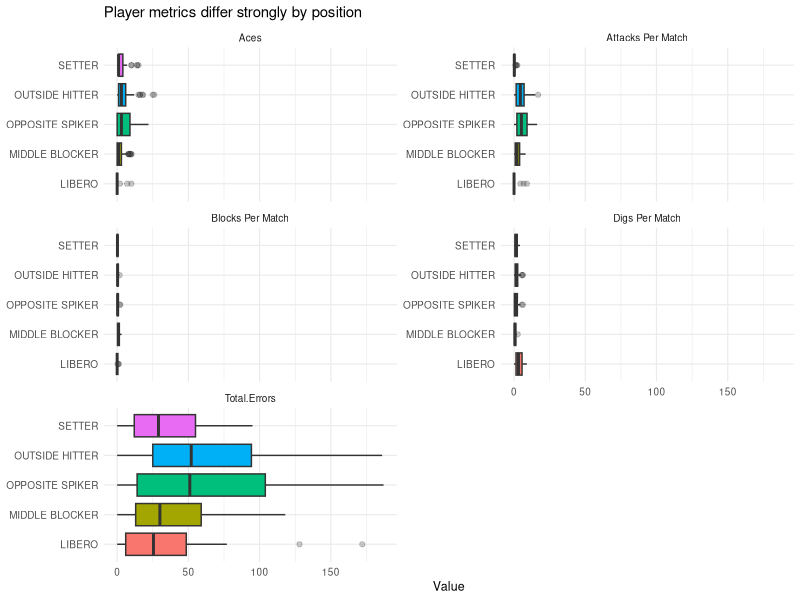
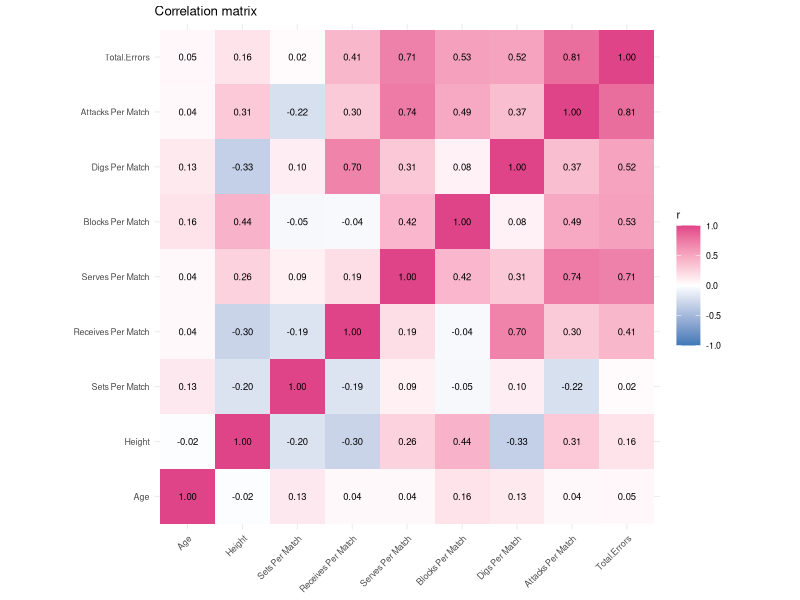
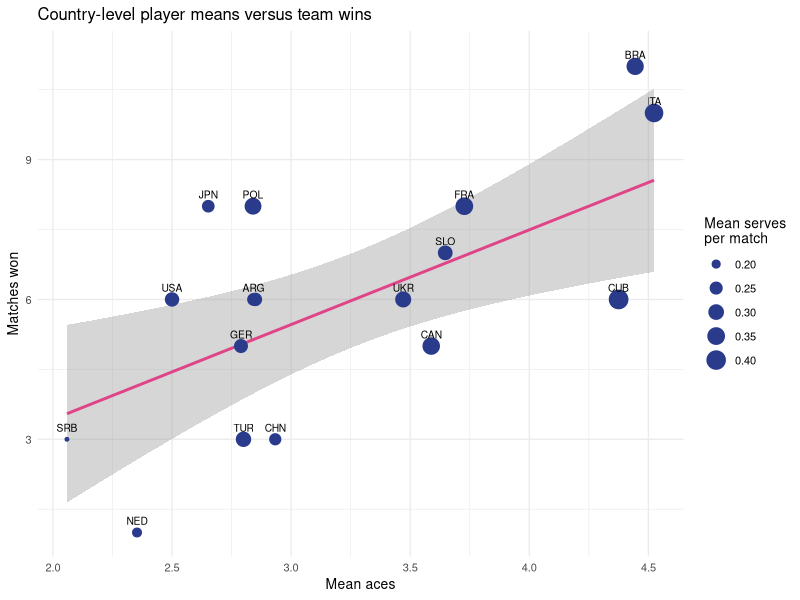

Source code (R) for these figures, in order:
# Case Study Exercise 2: Volleyball Player Statistics
# Team: Indudhara Swamy Vivekananda (4106839); Sanjana Basoor Hemanth Kumar (4108160); Rohit Mamgin (4086896)
# Exercise lead: Sanjana Basoor Hemanth Kumar (4108160)

seed <- 366
set.seed(seed)

suppressPackageStartupMessages({
  library(dplyr)
  library(tidyr)
  library(ggplot2)
  library(readr)
})
dir.create("outputs/exercise2", recursive = TRUE, showWarnings = FALSE)

players <- read.csv("data/playerStats.csv", check.names = FALSE, fileEncoding = "UTF-8") %>%
  mutate(Height = parse_number(Height))
error_columns <- grep("Errors$", names(players), value = TRUE)
players <- players %>% mutate(Total.Errors = rowSums(across(all_of(error_columns))))
write.csv(players, "outputs/exercise2/playerStats_enriched.csv", row.names = FALSE)

# Variable overview and descriptive statistics for every numeric variable.
overview <- tibble(variable = names(players), class = vapply(players, function(x) class(x)[1], character(1)),
                   n_unique = vapply(players, dplyr::n_distinct, integer(1)),
                   n_missing = vapply(players, function(x) sum(is.na(x)), integer(1)))
write.csv(overview, "outputs/exercise2/variable_overview.csv", row.names = FALSE)

numeric_summary <- players %>% summarise(across(where(is.numeric), list(
  n = ~sum(!is.na(.x)), mean = ~mean(.x, na.rm=TRUE), sd = ~sd(.x, na.rm=TRUE),
  median = ~median(.x, na.rm=TRUE), q1 = ~quantile(.x,.25,na.rm=TRUE),
  q3 = ~quantile(.x,.75,na.rm=TRUE), min = ~min(.x,na.rm=TRUE), max = ~max(.x,na.rm=TRUE)
))) %>% pivot_longer(everything(), names_to=c("variable","statistic"), names_pattern="(.*)_(n|mean|sd|median|q1|q3|min|max)$") %>%
  pivot_wider(names_from=statistic, values_from=value)
write.csv(numeric_summary, "outputs/exercise2/descriptive_statistics.csv", row.names=FALSE)

# Position-specific distributions reveal role specialisation.
position_long <- players %>% select(Position, `Aces`, `Blocks Per Match`, `Digs Per Match`,
                                    `Attacks Per Match`, Total.Errors) %>%
  pivot_longer(-Position, names_to="Metric", values_to="Value")
p_position <- ggplot(position_long, aes(Position, Value, fill=Position)) +
  geom_boxplot(outlier.alpha=.25) + facet_wrap(~Metric, scales="free_y", ncol=2) +
  coord_flip() + guides(fill="none") + labs(title="Player metrics differ strongly by position", x=NULL) +
  theme_minimal(base_size=9)
ggsave("outputs/exercise2/position_profiles.pdf", p_position, width=7.2, height=7.0)

# Correlation heatmap for a non-redundant set of interpretable numeric variables.
corr_vars <- c("Age","Height","Sets Per Match","Receives Per Match","Serves Per Match",
               "Blocks Per Match","Digs Per Match","Attacks Per Match","Total.Errors")
cormat <- cor(players[, corr_vars], use="pairwise.complete.obs")
corr_df <- as.data.frame(as.table(cormat))
p_corr <- ggplot(corr_df, aes(Var1, Var2, fill=Freq)) +
  geom_tile() + geom_text(aes(label=sprintf("%.2f",Freq)), size=2.4) +
  scale_fill_gradient2(low="#3F79B7", mid="white", high="#E04488", midpoint=0, limits=c(-1,1)) +
  coord_equal() + labs(title="Correlation matrix", x=NULL, y=NULL, fill="r") +
  theme_minimal(base_size=8) + theme(axis.text.x=element_text(angle=45,hjust=1))
ggsave("outputs/exercise2/correlation_matrix.pdf", p_corr, width=7.2, height=6.2)

# Univariate outliers: Tukey's 1.5-IQR fences for each numeric column.
num_names <- names(players)[vapply(players, is.numeric, logical(1))]
outlier_rows <- lapply(num_names, function(v) {
  x <- players[[v]]; q <- quantile(x,c(.25,.75),na.rm=TRUE); i <- q[2]-q[1]
  flag <- x < q[1]-1.5*i | x > q[2]+1.5*i
  tibble(variable=v, n_outliers=sum(flag,na.rm=TRUE), pct_outliers=100*mean(flag,na.rm=TRUE),
         lower=q[1]-1.5*i, upper=q[2]+1.5*i)
})
univariate_outliers <- bind_rows(outlier_rows)
write.csv(univariate_outliers,"outputs/exercise2/univariate_outliers.csv",row.names=FALSE)

# Multivariate outliers: position-conditional distances avoid treating legitimate role specialisation as anomalous.
mv_vars <- c("Age","Height","Sets Per Match","Receives Per Match","Serves Per Match",
             "Blocks Per Match","Digs Per Match","Attacks Per Match")
cutoff <- qchisq(.99, df=length(mv_vars))
mv_outliers <- players %>% group_by(Position) %>% group_modify(function(dat,key) {
  z <- scale(dat[,mv_vars])
  d2 <- mahalanobis(z, center=colMeans(z), cov=cov(z))
  dat %>% transmute(`Player Name`, Team, mahalanobis=d2,
                    cutoff=cutoff, outlier=d2>cutoff)
}) %>% ungroup() %>% arrange(desc(mahalanobis))
write.csv(mv_outliers,"outputs/exercise2/multivariate_outliers.csv",row.names=FALSE)

# Country means and comparison with official team statistics.
team_code <- c(ARG="Argentina",BRA="Brazil",BUL="Bulgaria",CAN="Canada",CHN="China",CUB="Cuba",
 FRA="France",GER="Germany",IRI="Iran",ITA="Italy",JPN="Japan",NED="Netherlands",POL="Poland",
 SLO="Slovenia",SRB="Serbia",TUR="Turkiye",UKR="Ukraine",USA="USA")
country_means <- players %>% group_by(Team) %>% summarise(across(where(is.numeric), mean), .groups="drop") %>%
  mutate(Team.Name=unname(team_code[Team]), Team.Key=if_else(Team=="TUR","TURKEY",iconv(Team.Name,to="ASCII//TRANSLIT")))
team_stats <- read.csv("data/teamStats.csv",check.names=FALSE,fileEncoding="UTF-8")
comparison <- country_means %>% left_join(team_stats %>% mutate(Team.Key=if_else(Rank==16,"TURKEY",iconv(Team,to="ASCII//TRANSLIT"))), by="Team.Key", suffix=c("",".Official"))
write.csv(comparison,"outputs/exercise2/country_means_team_comparison.csv",row.names=FALSE)

p_team <- ggplot(comparison,aes(Aces,Won,label=Team)) +
  geom_smooth(aes(x=Aces,y=Won,group=1),inherit.aes=FALSE,method="lm",se=TRUE,colour="#E04488") + geom_point(aes(size=`Serves Per Match`),colour="#2B3B8C") +
  geom_text(nudge_y=.25,size=2.6,check_overlap=TRUE) +
  labs(title="Country-level player means versus team wins",x="Mean aces",y="Matches won",size="Mean serves\nper match") +
  theme_minimal(base_size=10)
ggsave("outputs/exercise2/team_comparison.pdf",p_team,width=6.3,height=4.6)

# Exactly one best and worst record per position; ties are resolved by player name.
ranked <- players %>% arrange(Position,Total.Errors,`Player Name`)
best <- ranked %>% group_by(Position) %>% slice_min(Total.Errors,n=1,with_ties=FALSE) %>% mutate(Category="Best")
worst <- ranked %>% group_by(Position) %>% slice_max(Total.Errors,n=1,with_ties=FALSE) %>% mutate(Category="Worst")
best_worst <- bind_rows(best,worst) %>% select(Position,Category,`Player Name`,Team,Total.Errors) %>% arrange(Position,Category)
write.csv(best_worst,"outputs/exercise2/best_worst_by_position.csv",row.names=FALSE)

team_cor <- cor(comparison$Aces,comparison$Won)
serve_cor <- cor(comparison$`Serves Per Match`,comparison$Won)
writeLines(c(sprintf("n_players=%d",nrow(players)),sprintf("n_numeric=%d",length(num_names)),
 sprintf("mv_outliers_99pct=%d",sum(mv_outliers$outlier)),sprintf("corr_country_aces_wins=%.4f",team_cor),sprintf("corr_country_serves_wins=%.4f",serve_cor)),
 "outputs/exercise2/key_results.txt")
